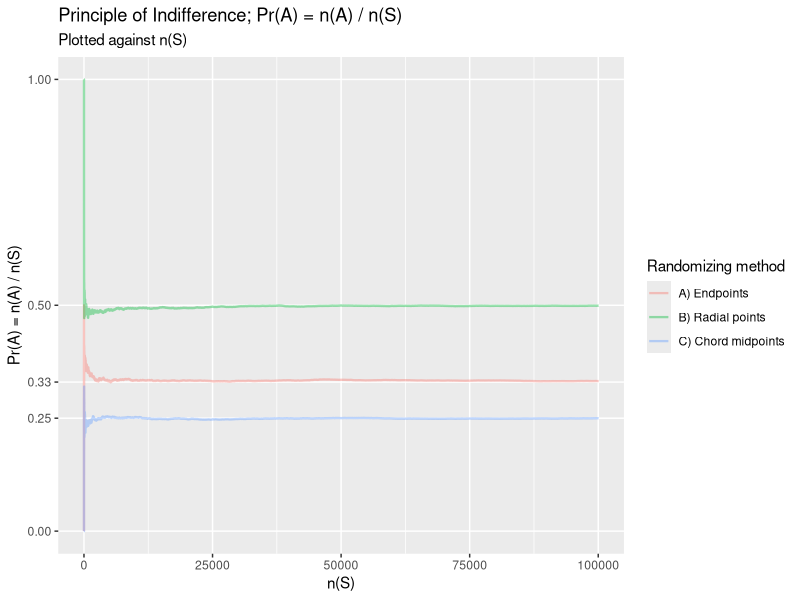

Generate this figure with R:
library(tidyverse)
library(ggplot2)

N <- 100000

get_theta_by_rand_endpoint <- function(N = 1) {
  a1 <- runif(N, 0, 2*pi)
  a2 <- runif(N, 0, 2*pi)
  
  adiff <- abs(a1 - a2)
  
  adiff[adiff > pi] <- 2 * pi - adiff[adiff > pi]
  
  return(adiff/2)
}

get_theta_by_rand_radial_points <- function(N) {
  # d <- runif(N, 0, radius)
  # theta <- acos(d / radius)
  
  # simplify to:
  
  theta <- acos(runif(N, 0, 1))
  return(theta)
}

get_theta_by_rand_midpoints <- function(N) {
  # d <- radius * sqrt(runif(N, 0, 1))
  # theta <- acos(d / radius)
  
  # simplify to:
  
  theta <- acos(sqrt(runif(N, 0, 1)))
  return(theta)
}

samples <- data.frame(
  radius = runif(N * 3, 1, 100),
  rand_method = as.factor(c(
    rep("A) Endpoints", N),
    rep("B) Radial points", N),
    rep("C) Chord midpoints", N)
  )),
  theta = c(
    get_theta_by_rand_endpoint(N), 
    get_theta_by_rand_radial_points(N),
    get_theta_by_rand_midpoints(N)
  )
)

results <- samples %>%
  group_by(rand_method) %>%
  summarize(
    chord_length = 2 * sin(theta) * radius,
    triangle_length = sqrt(3) * radius,
    A = chord_length > triangle_length,
    nA = cumsum(A),
    nS = ((row_number() - 1) %% N) + 1,
    PrA = nA / nS
  )

results$PrA[N] # 0.333
results$PrA[2*N] # 0.5
results$PrA[3*N] # 0.25

# For method A, Pr(ch_len > tr_len) is 0.333
# For method B, Pr(ch_len > tr_len) is 0.5
# For method C, Pr(ch_len > tr_len) is 0.25

# Plot data
ggplot(results) +
  geom_line(
    aes(
      nS,
      PrA,
      col = rand_method
    ),
    alpha = 0.4, 
    size = 0.8
  ) +
  scale_y_continuous(
    limits = c(0, 1),
    breaks = round(c(
      0,
      0.25,
      0.33,
      0.5,
      1
    ), 2),
    minor_breaks = NULL
  ) +
  labs(
    col = "Randomizing method",
    x = "n(S)",
    y = "Pr(A) = n(A) / n(S)",
    title = "Principle of Indifference; Pr(A) = n(A) / n(S)",
    subtitle = "Plotted against n(S)"
  )
